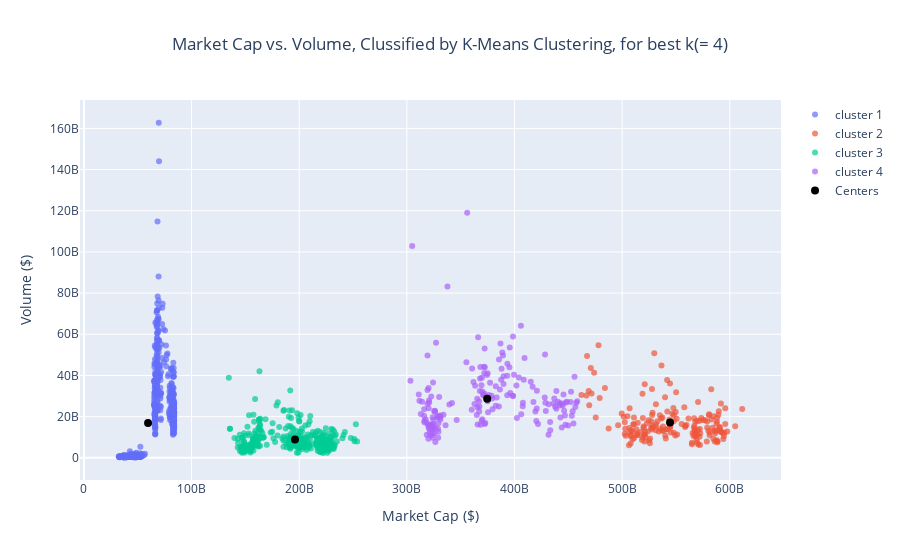

Write notebook code for a chart like this one.
### Code cell
# Run K-Means Clustering again, this time for best k(=4) on the dataset using the market cap and volume features
kmeans_best = KMeans(n_clusters=best_k, init='k-means++', random_state=42)
kmeans_best.fit(crypto_data[['market_cap', 'volume']])
crypto_data['cluster_kmeans (best k)'] = [f'cluster {label + 1}' for label in kmeans_best.labels_]

# Plot Scatter Plot of Market Cap vs. Volume, Clussified by K-Means Clustering using best k(= 4)
fig = go.Figure()
for cluster in crypto_data['cluster_kmeans (best k)'].sort_values().unique():
    fig.add_trace(
        go.Scatter(
            x=crypto_data[crypto_data['cluster_kmeans (best k)'] == cluster]['market_cap'], 
            y=crypto_data[crypto_data['cluster_kmeans (best k)'] == cluster]['volume'],
            mode='markers', 
            name=cluster,
            marker=dict(opacity=0.7)))

centers = kmeans_best.cluster_centers_
fig.add_trace(go.Scatter(
    x=centers[:, 0],
    y=centers[:, 1],
    mode='markers',
    marker=dict(color='Black', size=6, line=dict(color='Black', width=2)),
    name='Centers'
))

fig.update_layout(
    title='Market Cap vs. Volume, Clussified by K-Means Clustering, for best k(= 4)',
    title_x=0.5,
    xaxis_title='Market Cap ($)',
    yaxis_title='Volume ($)',    
)

fig.show()

### Figure 1 — Plotly figure (JSON) as saved in the notebook; plotly's stock layout.template omitted (floating-point values rounded to 4 significant figures; data arrays with more than 128 entries replaced by an {"elided": "..."} marker saying what was removed)
{"data": [{"marker": {"opacity": 0.7}, "mode": "markers", "name": "cluster 1", "type": "scatter", "x": {"elided": "728 float values"}, "y": {"elided": "728 float values"}}, {"marker": {"opacity": 0.7}, "mode": "markers", "name": "cluster 2", "type": "scatter", "x": {"elided": "181 float values"}, "y": {"elided": "181 float values"}}, {"marker": {"opacity": 0.7}, "mode": "markers", "name": "cluster 3", "type": "scatter", "x": {"elided": "364 float values"}, "y": {"elided": "364 float values"}}, {"marker": {"opacity": 0.7}, "mode": "markers", "name": "cluster 4", "type": "scatter", "x": {"elided": "183 float values"}, "y": {"elided": "183 float values"}}, {"marker": {"color": "Black", "line": {"color": "Black", "width": 2}, "size": 6}, "mode": "markers", "name": "Centers", "type": "scatter", "x": [59590000000.0, 544500000000.0, 196100000000.0, 374600000000.0], "y": [16920000000.0, 17180000000.0, 8844000000.0, 28690000000.0]}], "layout": {"title": {"text": "Market Cap vs. Volume, Clussified by K-Means Clustering, for best k(= 4)", "x": 0.5}, "xaxis": {"title": {"text": "Market Cap ($)"}}, "yaxis": {"title": {"text": "Volume ($)"}}}}
